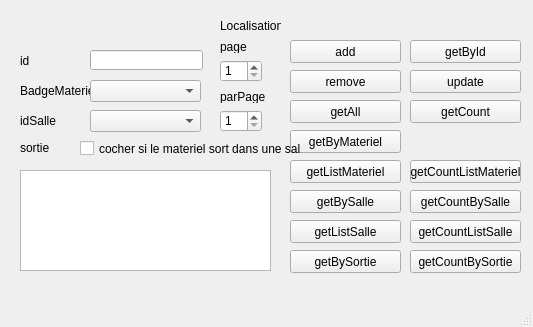
<?xml version="1.0" encoding="UTF-8"?>
<ui version="4.0">
 <class>LocalisationWindow</class>
 <widget class="QMainWindow" name="LocalisationWindow">
  <property name="geometry">
   <rect>
    <x>0</x>
    <y>0</y>
    <width>533</width>
    <height>327</height>
   </rect>
  </property>
  <property name="windowTitle">
   <string>MainWindow</string>
  </property>
  <widget class="QWidget" name="centralwidget">
   <widget class="QPushButton" name="pushButtonRemove">
    <property name="geometry">
     <rect>
      <x>290</x>
      <y>70</y>
      <width>111</width>
      <height>23</height>
     </rect>
    </property>
    <property name="text">
     <string>remove</string>
    </property>
   </widget>
   <widget class="QLabel" name="label_3">
    <property name="geometry">
     <rect>
      <x>20</x>
      <y>80</y>
      <width>71</width>
      <height>21</height>
     </rect>
    </property>
    <property name="text">
     <string>BadgeMateriel</string>
    </property>
   </widget>
   <widget class="QPushButton" name="pushButtonGetAll">
    <property name="geometry">
     <rect>
      <x>290</x>
      <y>100</y>
      <width>111</width>
      <height>23</height>
     </rect>
    </property>
    <property name="text">
     <string>getAll</string>
    </property>
   </widget>
   <widget class="QLabel" name="label_2">
    <property name="geometry">
     <rect>
      <x>20</x>
      <y>50</y>
      <width>46</width>
      <height>21</height>
     </rect>
    </property>
    <property name="text">
     <string>id</string>
    </property>
   </widget>
   <widget class="QLabel" name="label">
    <property name="geometry">
     <rect>
      <x>220</x>
      <y>10</y>
      <width>61</width>
      <height>31</height>
     </rect>
    </property>
    <property name="text">
     <string>Localisation</string>
    </property>
   </widget>
   <widget class="QPushButton" name="pushButtonAdd">
    <property name="geometry">
     <rect>
      <x>290</x>
      <y>40</y>
      <width>111</width>
      <height>23</height>
     </rect>
    </property>
    <property name="text">
     <string>add</string>
    </property>
   </widget>
   <widget class="QSpinBox" name="spinBoxParPage">
    <property name="geometry">
     <rect>
      <x>220</x>
      <y>110</y>
      <width>42</width>
      <height>22</height>
     </rect>
    </property>
    <property name="minimum">
     <number>1</number>
    </property>
    <property name="maximum">
     <number>100</number>
    </property>
   </widget>
   <widget class="QPushButton" name="pushButtonGetByMateriel">
    <property name="geometry">
     <rect>
      <x>290</x>
      <y>130</y>
      <width>111</width>
      <height>23</height>
     </rect>
    </property>
    <property name="text">
     <string>getByMateriel</string>
    </property>
   </widget>
   <widget class="QPushButton" name="pushButtongetCount">
    <property name="geometry">
     <rect>
      <x>410</x>
      <y>100</y>
      <width>111</width>
      <height>23</height>
     </rect>
    </property>
    <property name="text">
     <string>getCount</string>
    </property>
   </widget>
   <widget class="QTextEdit" name="textEdit">
    <property name="geometry">
     <rect>
      <x>20</x>
      <y>170</y>
      <width>251</width>
      <height>101</height>
     </rect>
    </property>
   </widget>
   <widget class="QPushButton" name="pushButtonGetById">
    <property name="geometry">
     <rect>
      <x>410</x>
      <y>40</y>
      <width>111</width>
      <height>23</height>
     </rect>
    </property>
    <property name="text">
     <string>getById</string>
    </property>
   </widget>
   <widget class="QLabel" name="label_6">
    <property name="geometry">
     <rect>
      <x>220</x>
      <y>40</y>
      <width>46</width>
      <height>13</height>
     </rect>
    </property>
    <property name="text">
     <string>page</string>
    </property>
   </widget>
   <widget class="QPushButton" name="pushButtonUpdate">
    <property name="geometry">
     <rect>
      <x>410</x>
      <y>70</y>
      <width>111</width>
      <height>23</height>
     </rect>
    </property>
    <property name="text">
     <string>update</string>
    </property>
   </widget>
   <widget class="QLineEdit" name="lineEditId">
    <property name="geometry">
     <rect>
      <x>90</x>
      <y>50</y>
      <width>113</width>
      <height>20</height>
     </rect>
    </property>
   </widget>
   <widget class="QLabel" name="label_4">
    <property name="geometry">
     <rect>
      <x>20</x>
      <y>110</y>
      <width>46</width>
      <height>21</height>
     </rect>
    </property>
    <property name="text">
     <string>idSalle</string>
    </property>
   </widget>
   <widget class="QSpinBox" name="spinBoxPage">
    <property name="geometry">
     <rect>
      <x>220</x>
      <y>60</y>
      <width>42</width>
      <height>22</height>
     </rect>
    </property>
    <property name="minimum">
     <number>1</number>
    </property>
    <property name="maximum">
     <number>100</number>
    </property>
   </widget>
   <widget class="QLabel" name="label_5">
    <property name="geometry">
     <rect>
      <x>220</x>
      <y>90</y>
      <width>46</width>
      <height>13</height>
     </rect>
    </property>
    <property name="text">
     <string>parPage</string>
    </property>
   </widget>
   <widget class="QPushButton" name="pushButtonGetBySalle">
    <property name="geometry">
     <rect>
      <x>290</x>
      <y>190</y>
      <width>111</width>
      <height>23</height>
     </rect>
    </property>
    <property name="text">
     <string>getBySalle</string>
    </property>
   </widget>
   <widget class="QPushButton" name="pushButtonGetCountBySalle">
    <property name="geometry">
     <rect>
      <x>410</x>
      <y>190</y>
      <width>111</width>
      <height>23</height>
     </rect>
    </property>
    <property name="text">
     <string>getCountBySalle</string>
    </property>
   </widget>
   <widget class="QLabel" name="label_7">
    <property name="geometry">
     <rect>
      <x>20</x>
      <y>140</y>
      <width>46</width>
      <height>16</height>
     </rect>
    </property>
    <property name="text">
     <string>sortie</string>
    </property>
   </widget>
   <widget class="QComboBox" name="comboBoxIdMateriel">
    <property name="geometry">
     <rect>
      <x>90</x>
      <y>80</y>
      <width>111</width>
      <height>22</height>
     </rect>
    </property>
   </widget>
   <widget class="QComboBox" name="comboBoxIdSalle">
    <property name="geometry">
     <rect>
      <x>90</x>
      <y>110</y>
      <width>111</width>
      <height>22</height>
     </rect>
    </property>
   </widget>
   <widget class="QCheckBox" name="checkBoxSortie">
    <property name="geometry">
     <rect>
      <x>80</x>
      <y>140</y>
      <width>221</width>
      <height>17</height>
     </rect>
    </property>
    <property name="text">
     <string>cocher si le materiel sort dans une salle</string>
    </property>
   </widget>
   <widget class="QPushButton" name="pushButtonGetBySortie">
    <property name="geometry">
     <rect>
      <x>290</x>
      <y>250</y>
      <width>111</width>
      <height>23</height>
     </rect>
    </property>
    <property name="text">
     <string>getBySortie</string>
    </property>
   </widget>
   <widget class="QPushButton" name="pushButtonGetCountBySortie">
    <property name="geometry">
     <rect>
      <x>410</x>
      <y>250</y>
      <width>111</width>
      <height>23</height>
     </rect>
    </property>
    <property name="text">
     <string>getCountBySortie</string>
    </property>
   </widget>
   <widget class="QPushButton" name="pushButtonGetListMateriel">
    <property name="geometry">
     <rect>
      <x>290</x>
      <y>160</y>
      <width>111</width>
      <height>23</height>
     </rect>
    </property>
    <property name="text">
     <string>getListMateriel</string>
    </property>
   </widget>
   <widget class="QPushButton" name="pushButtonGetCountListMateriel">
    <property name="geometry">
     <rect>
      <x>410</x>
      <y>160</y>
      <width>111</width>
      <height>23</height>
     </rect>
    </property>
    <property name="text">
     <string>getCountListMateriel</string>
    </property>
   </widget>
   <widget class="QPushButton" name="pushButtonGetListSalle">
    <property name="geometry">
     <rect>
      <x>290</x>
      <y>220</y>
      <width>111</width>
      <height>23</height>
     </rect>
    </property>
    <property name="text">
     <string>getListSalle</string>
    </property>
   </widget>
   <widget class="QPushButton" name="pushButtonGetCountListSalle">
    <property name="geometry">
     <rect>
      <x>410</x>
      <y>220</y>
      <width>111</width>
      <height>23</height>
     </rect>
    </property>
    <property name="text">
     <string>getCountListSalle</string>
    </property>
   </widget>
  </widget>
  <widget class="QMenuBar" name="menubar">
   <property name="geometry">
    <rect>
     <x>0</x>
     <y>0</y>
     <width>533</width>
     <height>21</height>
    </rect>
   </property>
  </widget>
  <widget class="QStatusBar" name="statusbar"/>
 </widget>
 <resources/>
 <connections/>
</ui>
